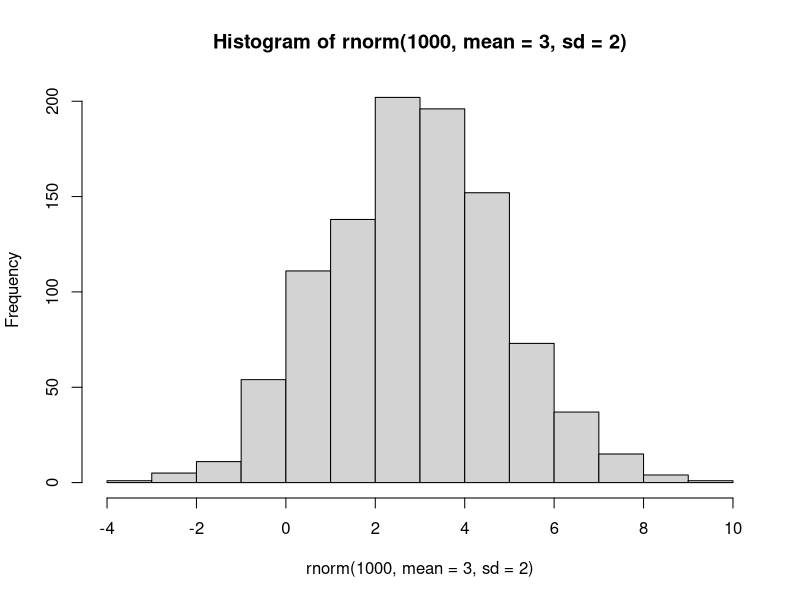
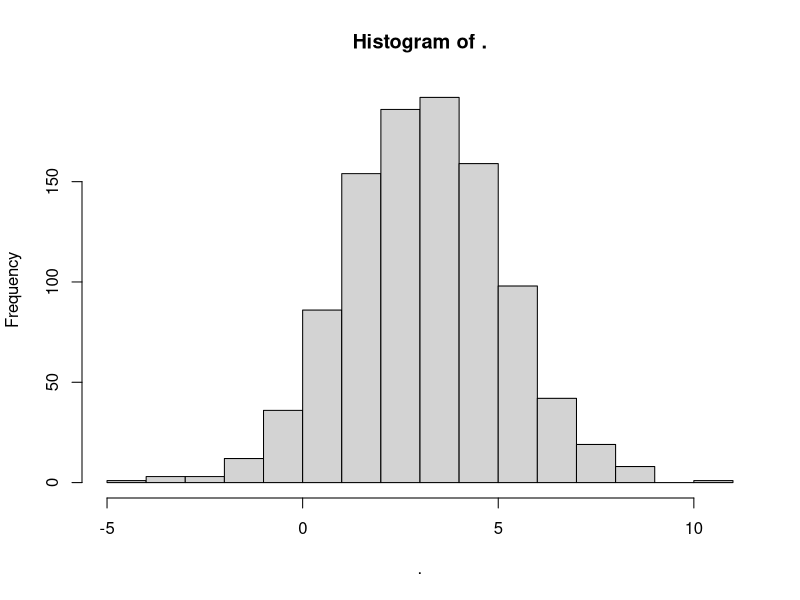
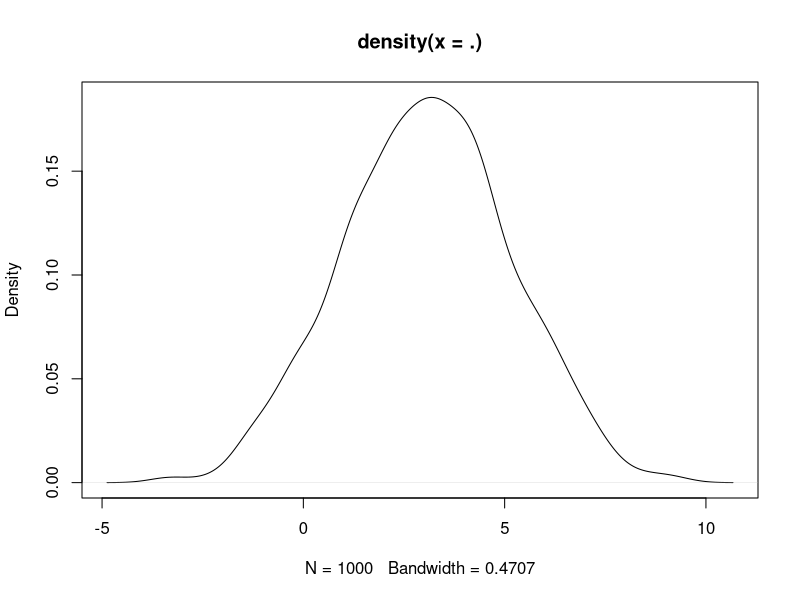
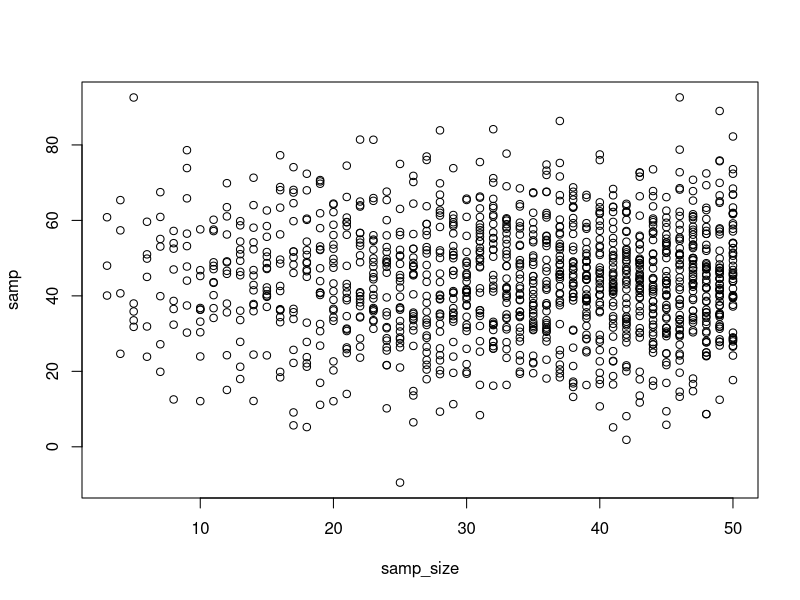
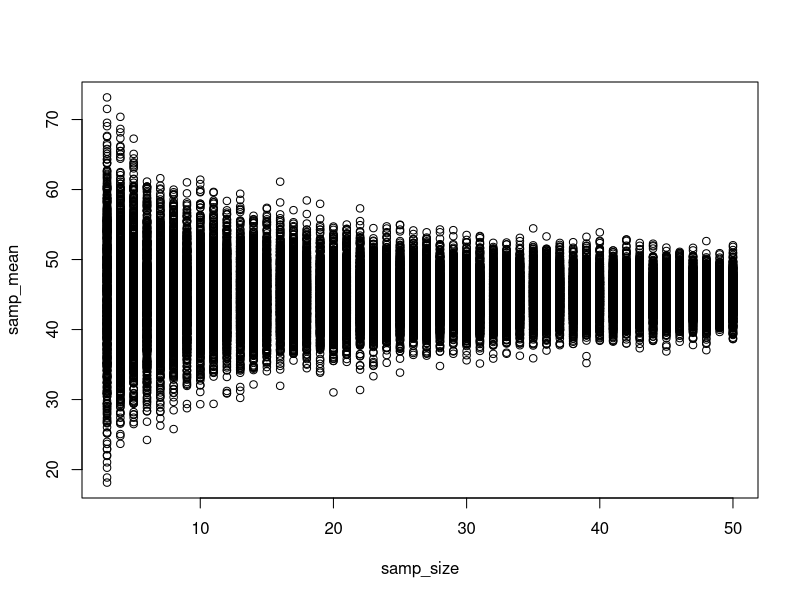

Generate these figures, in order, with R:
#'---------HEADER---------
#'@title Simularion of Sampling to answer...
#'HOW BIG SHOULD MY SAMPLE SIZE BE?!?
#'@author Nina McDonnell
#'@Date 9/22/20

#libraries for this code
library(dplyr)
library(purrr)

#Random numver generation ####
#draw from normal pop
rnorm(n=5, mean=3, sd=2)
hist(rnorm(1000, mean =3, sd=2))

#doing same/similar things with pipes...
rnorm(n=1000, mean=3, sd=2) %>% 
  hist()

rnorm(1000, mean=3, sd=2) %>% 
  density() %>% 
  plot()

#pseudo-randomness

#if using set seed to make simulation results replicable, try many different seeds to make sure they all produce the same results (or else, dont put them in the code at all). 
set.seed(607) 
rnorm(n=5, mean=5, sd=2)

#simulate flipping coin- binomial
#how many heads do we get if we flip an unbiased coin 10 times
rbinom(1, prob=0.5, size = 10) #one flip

#repeat the 10 flips 100 times (100 trials)
rbinom(100, prob=0.5, size = 10) #one flip

# equal probability of any number in a range
runif(50, min=-5, max=5)

#random whole numbers
runif(50, min=-5, max=5) %>% 
  round()

#assuming we have intuition about population, lets sample!

#'Steps:
#'Assume some pop parameters
#'Create a data frame with a variety of plausible sample sizes/properties
#'For each sample size (set of params)...
#'Replicate calculating estimated parameters from a random draw of some # of times

#our assumptions
mean_pop <- 45 #45 inches seems like about average fish size
sd_pop <- 15 #most fish you see fall between 30 and 60 inches

#Lets set up our sim
#What sample sizes do we need?

samp_sim <- data.frame(samp_size=3:50)

#NOW we need to do some simulations
#if we just wanted random draws...
samp_sim_one_replicate <- samp_sim %>% 
  rowwise(samp_size) %>% #group by row number
  summarize(samp=rnorm(samp_size, mean=mean_pop, sd=sd_pop))

head(samp_sim_one_replicate)
plot(samp~samp_size, data= samp_sim_one_replicate)

#this is great, but we want to estimate the mean at each sample size some huge number of times - 1000
samp_sim_means <- samp_sim %>% 
  rowwise(samp_size) %>% #group by row number
  summarize(samp_mean= replicate(1000,
              rnorm(samp_size, mean=mean_pop, sd=sd_pop) %>% 
              mean()))
      
head(samp_sim_means)
plot(samp_mean~samp_size, data=samp_sim_means)
 #WOW!!!


#Lets get simulated means and SD to exaimine sample size

#'Steps:
#'Assume some pop parameters
#'Create a data frame with a variety of plausible sample sizes/properties
#'For each sample size (set of params)...
#'Replicate calculating estimated parameters from a random draw of some # of times

#Step 1
mean_pop <- 45
sd_pop <- 15

#step 2
sim_results <- data.frame(samp_size=3:30) %>% 
  #for each samp size (set of params)...
  rowwise(samp_size) %>% 
  #replicate calculating estimates params from a random draw for some number of times
  summarize(samp_mean=replicate(100,
                                mean(rnorm(samp_size, mean_pop, sd_pop))),
            samp_sd= replicate (100,
                                mean(rnorm(samp_size, mean_pop, sd_pop))))
sim_results



# I replicated 100 simulations twice. Annoying!
# What if I only did it once, and made a DF for each sim
# Create a data frame with a variety of plausible sample sizes/properties
sim_results <- data.frame(samp_size = 3:30) %>%
  # For each sample size (set of params)...
  rowwise(samp_size) %>%
  
  # Replicate calculating estimated parameters 
  # from a random draw 
  # some # of times
  summarize(map_df(1:100,
                   ~data.frame(sim = .x,
                               samp_mean =  mean(rnorm(samp_size, mean_pop,sd_pop)),
                               samp_sd =  sd(rnorm(samp_size, mean_pop,sd_pop)))))

sim_results


#faded example 1. simulate

#Some preperatory material
set.seed(42)
mean_pop <- 10
sd_pop <- 3
nsim <- 100
sampSim <- data.frame(samp_size = 3:50)

#(place coursor on top line/object (ex. "sampSim") to see results)
sampSim %>% 
  rowwise(samp_size) %>% 
  summarize(samp_mean = 
              replicate(nsim,
                        rnorm(samp_size, mean_pop, sd_pop) %>% mean()))
#faded example 2. simulate median
samp_sim %>% 
  rowwise(samp_size) %>%
  summarize(samp_median = replicate(nsim, 
                                  rnorm(samp_size, mean_pop,sd_pop) %>% median()))

#faded example 3. iqr
samp_sim %>% 
  rowwise(samp_size) %>%
  summarize(samp_iqr = 
              replicate(nsim, 
                        rnorm(samp_size, mean_pop,sd_pop) %>% IQR()))
